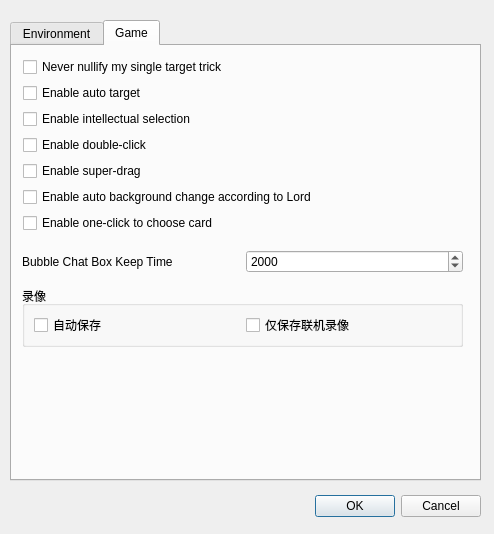
<?xml version="1.0" encoding="UTF-8"?>
<ui version="4.0">
 <class>ConfigDialog</class>
 <widget class="QDialog" name="ConfigDialog">
  <property name="windowModality">
   <enum>Qt::WindowModal</enum>
  </property>
  <property name="geometry">
   <rect>
    <x>0</x>
    <y>0</y>
    <width>494</width>
    <height>534</height>
   </rect>
  </property>
  <property name="sizePolicy">
   <sizepolicy hsizetype="Preferred" vsizetype="Preferred">
    <horstretch>0</horstretch>
    <verstretch>0</verstretch>
   </sizepolicy>
  </property>
  <property name="windowTitle">
   <string>Config dialog</string>
  </property>
  <widget class="QTabWidget" name="tabWidget">
   <property name="geometry">
    <rect>
     <x>10</x>
     <y>20</y>
     <width>471</width>
     <height>461</height>
    </rect>
   </property>
   <property name="currentIndex">
    <number>1</number>
   </property>
   <widget class="QWidget" name="envTab">
    <attribute name="title">
     <string>Environment</string>
    </attribute>
    <widget class="QGroupBox" name="audioGroupBox">
     <property name="geometry">
      <rect>
       <x>10</x>
       <y>140</y>
       <width>441</width>
       <height>191</height>
      </rect>
     </property>
     <property name="title">
      <string>Audio</string>
     </property>
     <widget class="QWidget" name="layoutWidget1">
      <property name="geometry">
       <rect>
        <x>10</x>
        <y>20</y>
        <width>421</width>
        <height>82</height>
       </rect>
      </property>
      <layout class="QVBoxLayout" name="verticalLayout_5">
       <item>
        <widget class="QLabel" name="setupBgMusicLabel">
         <property name="text">
          <string>Setup background music</string>
         </property>
         <property name="buddy">
          <cstring>bgMusicPathLineEdit</cstring>
         </property>
        </widget>
       </item>
       <item>
        <widget class="QLineEdit" name="bgMusicPathLineEdit">
         <property name="readOnly">
          <bool>true</bool>
         </property>
        </widget>
       </item>
       <item>
        <layout class="QHBoxLayout" name="horizontalLayout_2">
         <item>
          <spacer name="horizontalSpacer_2">
           <property name="orientation">
            <enum>Qt::Horizontal</enum>
           </property>
           <property name="sizeHint" stdset="0">
            <size>
             <width>40</width>
             <height>20</height>
            </size>
           </property>
          </spacer>
         </item>
         <item>
          <widget class="QPushButton" name="browseBgMusicButton">
           <property name="text">
            <string>Browse ...</string>
           </property>
          </widget>
         </item>
         <item>
          <widget class="QPushButton" name="resetBgMusicButton">
           <property name="text">
            <string>Reset</string>
           </property>
          </widget>
         </item>
        </layout>
       </item>
      </layout>
     </widget>
     <widget class="QWidget" name="layoutWidget2">
      <property name="geometry">
       <rect>
        <x>10</x>
        <y>100</y>
        <width>521</width>
        <height>21</height>
       </rect>
      </property>
      <layout class="QHBoxLayout" name="horizontalLayout_3">
       <item>
        <widget class="QCheckBox" name="enableEffectCheckBox">
         <property name="text">
          <string>Enable effects</string>
         </property>
         <property name="checked">
          <bool>true</bool>
         </property>
        </widget>
       </item>
       <item>
        <widget class="QCheckBox" name="enableLastWordCheckBox">
         <property name="text">
          <string>Enable last word</string>
         </property>
        </widget>
       </item>
       <item>
        <widget class="QCheckBox" name="enableBgMusicCheckBox">
         <property name="text">
          <string>Enable background music</string>
         </property>
         <property name="checked">
          <bool>true</bool>
         </property>
        </widget>
       </item>
      </layout>
     </widget>
     <widget class="QWidget" name="layoutWidget3">
      <property name="geometry">
       <rect>
        <x>10</x>
        <y>130</y>
        <width>411</width>
        <height>24</height>
       </rect>
      </property>
      <layout class="QHBoxLayout" name="horizontalLayout_5">
       <item>
        <widget class="QLabel" name="bgmVolumeLabel">
         <property name="text">
          <string>BGM    Volume</string>
         </property>
         <property name="buddy">
          <cstring>bgmVolumeSlider</cstring>
         </property>
        </widget>
       </item>
       <item>
        <widget class="QSlider" name="bgmVolumeSlider">
         <property name="maximum">
          <number>100</number>
         </property>
         <property name="value">
          <number>100</number>
         </property>
         <property name="orientation">
          <enum>Qt::Horizontal</enum>
         </property>
        </widget>
       </item>
      </layout>
     </widget>
     <widget class="QWidget" name="layoutWidget3_2">
      <property name="geometry">
       <rect>
        <x>10</x>
        <y>160</y>
        <width>411</width>
        <height>24</height>
       </rect>
      </property>
      <layout class="QHBoxLayout" name="horizontalLayout_6">
       <item>
        <widget class="QLabel" name="effectVolumeLabel">
         <property name="text">
          <string>Effect Volume</string>
         </property>
         <property name="buddy">
          <cstring>bgmVolumeSlider</cstring>
         </property>
        </widget>
       </item>
       <item>
        <widget class="QSlider" name="effectVolumeSlider">
         <property name="maximum">
          <number>100</number>
         </property>
         <property name="value">
          <number>100</number>
         </property>
         <property name="orientation">
          <enum>Qt::Horizontal</enum>
         </property>
        </widget>
       </item>
      </layout>
     </widget>
    </widget>
    <widget class="QGroupBox" name="bgGroupBox">
     <property name="geometry">
      <rect>
       <x>10</x>
       <y>10</y>
       <width>441</width>
       <height>121</height>
      </rect>
     </property>
     <property name="title">
      <string>Background</string>
     </property>
     <widget class="QWidget" name="layoutWidget4">
      <property name="geometry">
       <rect>
        <x>10</x>
        <y>20</y>
        <width>421</width>
        <height>84</height>
       </rect>
      </property>
      <layout class="QVBoxLayout" name="verticalLayout_2">
       <item>
        <layout class="QVBoxLayout" name="verticalLayout">
         <item>
          <widget class="QLabel" name="backgrounSetupLabel">
           <property name="text">
            <string>Setup background</string>
           </property>
           <property name="buddy">
            <cstring>bgPathLineEdit</cstring>
           </property>
          </widget>
         </item>
         <item>
          <widget class="QLineEdit" name="bgPathLineEdit">
           <property name="readOnly">
            <bool>true</bool>
           </property>
          </widget>
         </item>
        </layout>
       </item>
       <item>
        <layout class="QHBoxLayout" name="horizontalLayout">
         <item>
          <spacer name="horizontalSpacer">
           <property name="orientation">
            <enum>Qt::Horizontal</enum>
           </property>
           <property name="sizeHint" stdset="0">
            <size>
             <width>40</width>
             <height>20</height>
            </size>
           </property>
          </spacer>
         </item>
         <item>
          <widget class="QPushButton" name="browseBgButton">
           <property name="text">
            <string>Browse ...</string>
           </property>
          </widget>
         </item>
         <item>
          <widget class="QPushButton" name="resetBgButton">
           <property name="text">
            <string>Reset</string>
           </property>
          </widget>
         </item>
        </layout>
       </item>
      </layout>
     </widget>
     <widget class="QCheckBox" name="noIndicatorCheckBox">
      <property name="geometry">
       <rect>
        <x>140</x>
        <y>100</y>
        <width>95</width>
        <height>16</height>
       </rect>
      </property>
      <property name="text">
       <string>No indicator</string>
      </property>
     </widget>
     <widget class="QCheckBox" name="noEquipAnimCheckBox">
      <property name="geometry">
       <rect>
        <x>270</x>
        <y>100</y>
        <width>111</width>
        <height>16</height>
       </rect>
      </property>
      <property name="text">
       <string>No equip anim</string>
      </property>
     </widget>
     <widget class="QCheckBox" name="fullSkinCheckBox">
      <property name="geometry">
       <rect>
        <x>10</x>
        <y>100</y>
        <width>111</width>
        <height>16</height>
       </rect>
      </property>
      <property name="text">
       <string>Use full skin</string>
      </property>
     </widget>
    </widget>
    <widget class="QGroupBox" name="fontSetupGroupBox">
     <property name="geometry">
      <rect>
       <x>10</x>
       <y>340</y>
       <width>441</width>
       <height>91</height>
      </rect>
     </property>
     <property name="title">
      <string>Font setup</string>
     </property>
     <widget class="QPushButton" name="changeAppFontButton">
      <property name="geometry">
       <rect>
        <x>270</x>
        <y>20</y>
        <width>161</width>
        <height>23</height>
       </rect>
      </property>
      <property name="text">
       <string>Set application font</string>
      </property>
     </widget>
     <widget class="QLabel" name="appFontLabel">
      <property name="geometry">
       <rect>
        <x>10</x>
        <y>24</y>
        <width>96</width>
        <height>16</height>
       </rect>
      </property>
      <property name="text">
       <string>Application font</string>
      </property>
      <property name="buddy">
       <cstring>appFontLineEdit</cstring>
      </property>
     </widget>
     <widget class="QLineEdit" name="appFontLineEdit">
      <property name="enabled">
       <bool>true</bool>
      </property>
      <property name="geometry">
       <rect>
        <x>120</x>
        <y>23</y>
        <width>131</width>
        <height>20</height>
       </rect>
      </property>
      <property name="readOnly">
       <bool>true</bool>
      </property>
     </widget>
     <widget class="QLineEdit" name="textEditFontLineEdit">
      <property name="enabled">
       <bool>true</bool>
      </property>
      <property name="geometry">
       <rect>
        <x>120</x>
        <y>50</y>
        <width>131</width>
        <height>20</height>
       </rect>
      </property>
      <property name="readOnly">
       <bool>true</bool>
      </property>
     </widget>
     <widget class="QPushButton" name="setTextEditFontButton">
      <property name="geometry">
       <rect>
        <x>270</x>
        <y>50</y>
        <width>71</width>
        <height>23</height>
       </rect>
      </property>
      <property name="text">
       <string>Font ...</string>
      </property>
     </widget>
     <widget class="QLabel" name="textEditFontLabel">
      <property name="geometry">
       <rect>
        <x>10</x>
        <y>52</y>
        <width>91</width>
        <height>16</height>
       </rect>
      </property>
      <property name="text">
       <string>Text edit font</string>
      </property>
      <property name="buddy">
       <cstring>textEditFontLineEdit</cstring>
      </property>
     </widget>
     <widget class="QPushButton" name="setTextEditColorButton">
      <property name="geometry">
       <rect>
        <x>350</x>
        <y>50</y>
        <width>75</width>
        <height>23</height>
       </rect>
      </property>
      <property name="text">
       <string>Color ...</string>
      </property>
     </widget>
    </widget>
   </widget>
   <widget class="QWidget" name="gameTab">
    <attribute name="title">
     <string>Game</string>
    </attribute>
    <widget class="QWidget" name="horizontalLayoutWidget">
     <property name="geometry">
      <rect>
       <x>10</x>
       <y>200</y>
       <width>441</width>
       <height>31</height>
      </rect>
     </property>
     <layout class="QHBoxLayout" name="horizontalLayout_4">
      <item>
       <widget class="QLabel" name="bubbleChatBoxKeepLabel">
        <property name="text">
         <string>Bubble Chat Box Keep Time</string>
        </property>
       </widget>
      </item>
      <item>
       <widget class="QSpinBox" name="bubbleChatBoxKeepSpinBox">
        <property name="maximum">
         <number>5000</number>
        </property>
        <property name="value">
         <number>2000</number>
        </property>
       </widget>
      </item>
     </layout>
    </widget>
    <widget class="QWidget" name="layoutWidget">
     <property name="geometry">
      <rect>
       <x>11</x>
       <y>11</y>
       <width>405</width>
       <height>177</height>
      </rect>
     </property>
     <layout class="QVBoxLayout" name="verticalLayout_3">
      <item>
       <widget class="QCheckBox" name="neverNullifyMyTrickCheckBox">
        <property name="text">
         <string>Never nullify my single target trick</string>
        </property>
        <property name="checked">
         <bool>false</bool>
        </property>
       </widget>
      </item>
      <item>
       <widget class="QCheckBox" name="autoTargetCheckBox">
        <property name="enabled">
         <bool>true</bool>
        </property>
        <property name="text">
         <string>Enable auto target</string>
        </property>
        <property name="checked">
         <bool>false</bool>
        </property>
       </widget>
      </item>
      <item>
       <widget class="QCheckBox" name="intellectualSelectionCheckBox">
        <property name="enabled">
         <bool>true</bool>
        </property>
        <property name="text">
         <string>Enable intellectual selection</string>
        </property>
        <property name="checked">
         <bool>false</bool>
        </property>
       </widget>
      </item>
      <item>
       <widget class="QCheckBox" name="doubleClickCheckBox">
        <property name="enabled">
         <bool>true</bool>
        </property>
        <property name="text">
         <string>Enable double-click</string>
        </property>
        <property name="checked">
         <bool>false</bool>
        </property>
       </widget>
      </item>
      <item>
       <widget class="QCheckBox" name="superDragCheckBox">
        <property name="enabled">
         <bool>true</bool>
        </property>
        <property name="text">
         <string>Enable super-drag</string>
        </property>
        <property name="checked">
         <bool>false</bool>
        </property>
       </widget>
      </item>
      <item>
       <widget class="QCheckBox" name="backgroundChangeCheckBox">
        <property name="text">
         <string>Enable auto background change according to Lord</string>
        </property>
       </widget>
      </item>
      <item>
       <widget class="QCheckBox" name="oneClickToChooseCheckBox">
        <property name="text">
         <string>Enable one-click to choose card</string>
        </property>
       </widget>
      </item>
     </layout>
    </widget>
    <widget class="QGroupBox" name="groupBoxRecorder">
     <property name="geometry">
      <rect>
       <x>10</x>
       <y>240</y>
       <width>441</width>
       <height>61</height>
      </rect>
     </property>
     <property name="title">
      <string>录像</string>
     </property>
     <layout class="QHBoxLayout" name="horizontalLayout_7">
      <item>
       <widget class="QCheckBox" name="checkBoxRecorderAutoSave">
        <property name="toolTip">
         <string>录像将会自动保存到recorder目录下</string>
        </property>
        <property name="text">
         <string>自动保存</string>
        </property>
       </widget>
      </item>
      <item>
       <widget class="QCheckBox" name="checkBoxRecorderNetworkOnly">
        <property name="text">
         <string>仅保存联机录像</string>
        </property>
       </widget>
      </item>
     </layout>
    </widget>
    <zorder>layoutWidget</zorder>
    <zorder>horizontalLayoutWidget</zorder>
    <zorder>groupBoxRecorder</zorder>
    <zorder>bubbleChatBoxKeepLabel</zorder>
   </widget>
  </widget>
  <widget class="QDialogButtonBox" name="buttonBox">
   <property name="geometry">
    <rect>
     <x>140</x>
     <y>490</y>
     <width>341</width>
     <height>32</height>
    </rect>
   </property>
   <property name="orientation">
    <enum>Qt::Horizontal</enum>
   </property>
   <property name="standardButtons">
    <set>QDialogButtonBox::Cancel|QDialogButtonBox::Ok</set>
   </property>
  </widget>
 </widget>
 <resources/>
 <connections>
  <connection>
   <sender>buttonBox</sender>
   <signal>accepted()</signal>
   <receiver>ConfigDialog</receiver>
   <slot>accept()</slot>
   <hints>
    <hint type="sourcelabel">
     <x>248</x>
     <y>254</y>
    </hint>
    <hint type="destinationlabel">
     <x>157</x>
     <y>274</y>
    </hint>
   </hints>
  </connection>
  <connection>
   <sender>buttonBox</sender>
   <signal>rejected()</signal>
   <receiver>ConfigDialog</receiver>
   <slot>reject()</slot>
   <hints>
    <hint type="sourcelabel">
     <x>316</x>
     <y>260</y>
    </hint>
    <hint type="destinationlabel">
     <x>286</x>
     <y>274</y>
    </hint>
   </hints>
  </connection>
 </connections>
</ui>
